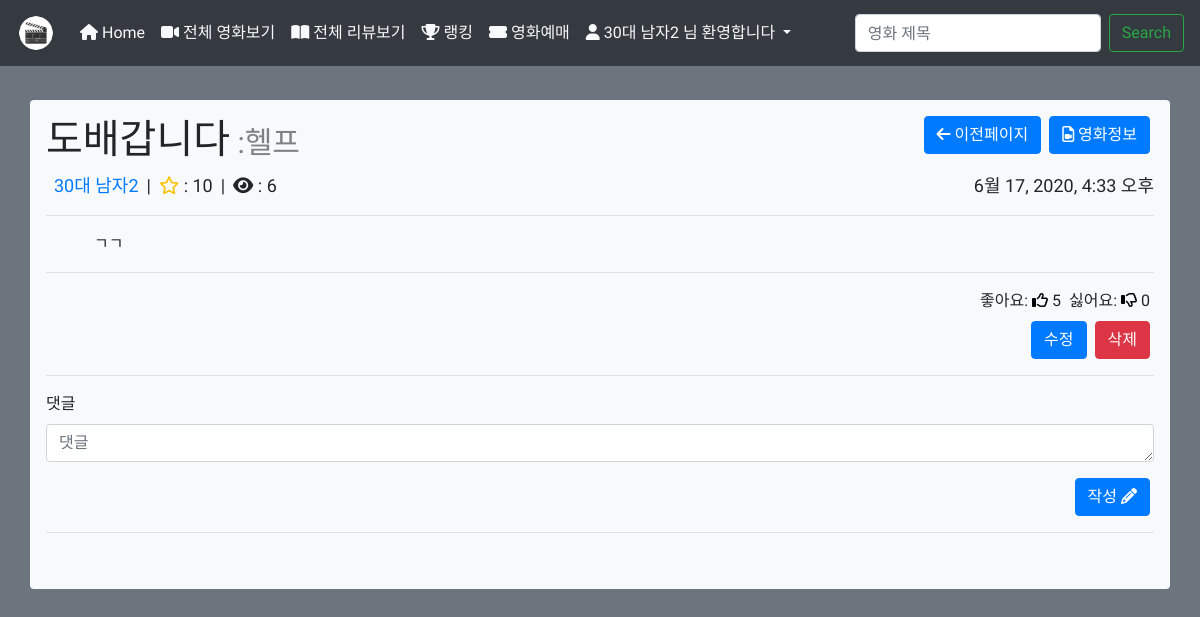
Screenshot of /27/135/ (signed in) with the database file from the repository.
### accounts/models.py (models this page shows)
class User(AbstractUser):
    age = models.IntegerField(default=0)
    rrn = models.IntegerField(default=0)
    sex = models.CharField(max_length=10, default='남')
    followings = models.ManyToManyField(
        settings.AUTH_USER_MODEL,
        related_name='follower'
        )
    followers = models.ManyToManyField(
        settings.AUTH_USER_MODEL,
        related_name='following'
        )
    nickname = models.CharField(max_length=20)

### movies/models.py (models this page shows, shortened)
class Review(models.Model):
    title = models.CharField(max_length=100)
    movie = models.ForeignKey(Movie,
                             on_delete=models.CASCADE)
    rank = models.IntegerField()
    content = models.TextField()
    created_at = models.DateTimeField(auto_now_add=True)
    updated_at = models.DateTimeField(auto_now=True)
    user = models.ForeignKey(settings.AUTH_USER_MODEL,
                             on_delete=models.CASCADE)
    hit = models.PositiveIntegerField(default=0)
    like_users = models.ManyToManyField(settings.AUTH_USER_MODEL,
                            related_name='like_reviews')
    dislike_users = models.ManyToManyField(settings.AUTH_USER_MODEL,
                            related_name='dislike_reviews')
    user_hit_time = models.ManyToManyField(settings.AUTH_USER_MODEL,
                            related_name='hit_time_reviews')

class Movie(models.Model):
    movieNm = models.CharField(max_length=100)
    movieNmEn = models.CharField(max_length=100)
    openDt = models.DateField()
    vote_count = models.IntegerField(default=0)
    vote_tot = models.IntegerField(default=0)
    vote_average = models.FloatField(default=0)
    watchGradeNm = models.IntegerField()
    overview = models.TextField()
    repNationNm = models.ManyToManyField(RepNationNm,
                            related_name='repNationNm_movie')
    poster_path = models.CharField(max_length=100)
    backdrop_path1 = models.CharField(max_length=100)
    backdrop_path2 = models.CharField(max_length=100)
    backdrop_path3 = models.CharField(max_length=100)
    genres = models.ManyToManyField(Genre,
                            related_name='genre_movie')
    like_users = models.ManyToManyField(settings.AUTH_USER_MODEL,
                            related_name='like_movies')

### movies/views.py (the view)
# urls.py: path('<int:movie_pk>/<int:review_pk>/', views.review_detail, name='review_detail'),
@login_required
def review_detail(request, movie_pk, review_pk):
    review = get_object_or_404(Review, pk=review_pk)
    movie = get_object_or_404(Movie, pk=movie_pk)
    comment_form = CommentForm()
    reply_form = ReplyForm()
    if Uservisitedreview.objects.all().filter(user=request.user).filter(review=review).exists():
        uservisitedreview = Uservisitedreview.objects.all().filter(user=request.user).filter(review=review)[0]
        if time.time() - uservisitedreview.visited_time > 86400:
            uservisitedreview.visited_time = int(time.time())
            uservisitedreview.save()
            review.hit += 1
            review.save()
            if Reviewhistory.objects.all().count() >= 1000:
                Reviewhistory.objects.all().order_by('pk')[0].delete()
            form = ReviewhistoryForm(request.POST)
            new_reviewhistory = form.save(commit=False)
            new_reviewhistory.review = review
            new_reviewhistory.save()
    else:
        form = UservisitedreviewForm(request.POST)
        uservisitedreview = form.save(commit=False)
        uservisitedreview.user = request.user
        uservisitedreview.review = review
        uservisitedreview.visited_time = int(time.time())
        uservisitedreview.save()
        review.hit += 1
        review.save()
        if Reviewhistory.objects.all().count() >= 1000:
            Reviewhistory.objects.all().order_by('pk')[0].delete()
        form = ReviewhistoryForm(request.POST)
        new_reviewhistory = form.save(commit=False)
        new_reviewhistory.review = review
        new_reviewhistory.save()
    comments = Comment.objects.order_by('-pk').filter(review=review)
    paginator = Paginator(comments, 9)
    page_number = request.GET.get('page')
    page_obj = paginator.get_page(page_number)
    bestCommentList = []
    for comment in comments:
        bestCommentList.append((comment.like_users.count(), comment.dislike_users.count(), review))
    bestCommentList.sort(reverse=True, key = lambda x: x[0])
    bestComments = []
    for sample in bestCommentList:
        if sample[0]:
            if (sample[0] / (sample[0] + sample[1])) > 0.8:
                bestComments.append(sample[2])
        if len(bestComments) >= 3:
            break
    context = {
        'review':review,
        'comments':comments,
        'page_obj':page_obj,
        'movie':movie,
        'movie_id':movie.id,
        'comment_form': comment_form,
        'reply_form': reply_form,
        'bestComments':bestComments,
    }
    return render(request, 'movies/review_detail.html', context)

### movies/forms.py
class CommentForm(forms.ModelForm):
    content = forms.CharField(
                widget=forms.Textarea(
                        attrs={
                            'rows': 1,
                            'cols': 50,
                        }
                    ),
                label='댓글',
            )
    class Meta:
        model = Comment
        exclude = ['user', 'review', 'like_users', 'dislike_users']

class ReplyForm(forms.ModelForm):
    content = forms.CharField(
                widget=forms.Textarea(
                        attrs={
                            'rows': 1,
                            'cols': 60,
                        }
                    ),
                label='답글',
            )
    class Meta:
        model = Reply
        exclude = ['user', 'comment', 'like_users', 'dislike_users']

### movies/templates/movies/review_detail.html (shortened to what this page needs)
{% extends 'base.html' %}
{% load bootstrap4 %}
{% load bootstrap_pagination %}
{% block body %}
<div class="d-flex justify-content-between">
<h1>{{review.title}}<span style="font-size: 30px; color:gray;"> :{{ movie.movieNm }}</span></h1>
<div class="d-flex">
<button class="btn btn-primary mx-1" style="height: 38px;" onclick="goBack()"><i class="fas fa-arrow-left"></i> 이전페이지</button>
<a class="btn btn-primary mx-1" style="height: 38px;" href="{% url 'movies:movie_detail' movie.pk %}" role="button"><i class="far fa-file-video"></i> 영화정보</a>
</div>
</div>
  <ul class="p-0 d-flex flex-row justify-content-between" style="list-style:none; font-size: large;">
    <div class="d-flex flex-row">
    <li class="mx-2"><a href="{% url 'accounts:detail' review.user.pk %}">{{review.user.nickname}}</a></li>
    <li> | </li>
    <li class="mx-2"><i class="far fa-star text-warning" title="평점"></i> :  {{review.rank}}</li>
    <li> | </li>
    <li class="mx-2"><i class="fas fa-eye" title="조회 수"></i> :  {{review.hit}}</li>
    </div>
    <div>
    <li class="ml-1">{{review.created_at}}</li>
    </div>
  </ul>
<hr>
<p class="mx-5">{{review.content}}</p>
<hr>
<div class="d-flex justify-content-end">
<div class="mx-1">
  좋아요:
  {% if request.user in review.like_users.all %}
    <i class="fas fa-thumbs-up like-button" style="color:blue" data-id='{{ review.id }}'></i>
  {% else %}
    <i class="far fa-thumbs-up like-button" style="color:black" data-id='{{ review.id }}'></i>
  {% endif %}
<span class="like-count-{{review.id}}">{{ review.like_users.count }}</span>
</div>
<div class="mx-1">
  싫어요:
  {% if request.user in review.dislike_users.all %}
    <i class="fas fa-thumbs-down dislike-button" style="color:red;" data-id='{{ review.id }}'></i>
  {% else %}
    <i class="far fa-thumbs-down dislike-button" style="color:black;" data-id='{{ review.id }}'></i>
  {% endif %}
  <span class="dislike-count-{{review.id}}">{{ review.dislike_users.count }}</span>
</div>
</div>
{% if review.user == request.user %}
    <div class="d-flex justify-content-end mt-2">
      <a href="{% url 'movies:review_update' movie.pk review.pk %}"><button class="btn btn-primary mr-1">수정</button></a>
      <form action="{% url 'movies:review_delete' review.movie.pk review.pk %}" method="POST">
      <button type="button" class="btn btn-danger mx-1" data-toggle="modal" data-target="#exampleModal">
        삭제
      </button>
    </div>
{% endif %}
<hr>
<form action="{% url 'movies:comment_create' movie.pk review.pk %}" method="POST">
    {% bootstrap_form comment_form %}
    <div class="d-flex justify-content-end">
    <button class="btn btn-primary mx-1">작성 <i class="fas fa-pencil-alt"></i></button>
    </div>
</form>
<hr>
<br>
{% endblock %}

### templates/base.html (shortened to what this page needs)
<!DOCTYPE html>
{% load static %}
{% load bootstrap4 %}
<html lang="ko">
<head>
    {% bootstrap_css %}
</head>
<body class='bg-secondary'>
  <nav class="navbar navbar-expand-lg navbar-light bg-dark fixed-top">
    <a class="navbar-brand text-light" href="{% url 'movies:index' %}"><img src="/static/images/logo.png" style="height:40px" class="rounded"></a>
    <div class="collapse navbar-collapse" id="navbarSupportedContent">
      <ul class="navbar-nav mr-auto">
        <li class="nav-item active">
          <a class="nav-link text-light" href="{% url 'movies:index' %}"><i class="fas fa-home"></i>&nbsp;Home<span class="sr-only">(current)</span></a>
        </li>
        <li class="nav-item active">
          <a class="nav-link text-light" href="{% url 'movies:movie_list' %}"><i class="fas fa-video"></i>&nbsp;전체 영화보기</a>
        </li>
        <li class="nav-item active">
          <a class="nav-link text-light" href="{% url 'movies:review_list' %}"><i class="fas fa-book-open"></i>&nbsp;전체 리뷰보기</a>
        </li>
        <li class="nav-item active">
          <a class="nav-link text-light" href="{% url 'movies:rank' %}"><i class="fas fa-trophy"></i> 랭킹</a>
        </li>
        <li class="nav-item active">
          <a class="nav-link text-light" href="http://ticket.movie.naver.com/Ticket/Reserve.aspx"><i class="fas fa-ticket-alt"></i>&nbsp;영화예매</a>
        </li>
        {% if request.user.is_authenticated %}
        <li class="nav-item dropdown">
          <a class="nav-link dropdown-toggle active text-light" href="#" id="navbarDropdown" role="button" data-toggle="dropdown" aria-haspopup="true" aria-expanded="false">
            <i class="fas fa-user"></i>&nbsp;{{ request.user.nickname }} 님 환영합니다
          </a>
        </li>
        {% endif %}
      </ul>
      <form class="form-inline my-2 my-lg-0" action="{% url 'movies:search' %}" method="GET" autocomplete="off">
        <input class="form-control mr-sm-2" type="search" placeholder="영화 제목" aria-label="Search" name="search">
        <button class="btn btn-outline-success my-2 my-sm-0" type="submit">Search</button>
      </form>
    </div>
  </nav>
  <div class="container bg-light p-3 rounded" style="margin-top: 100px;">
      {% block body %}
      {% endblock %}
  </div>
</body>
</html>

### templates/base.html (style rules this page uses)
body { font-family: 'Jua', sans-serif; }

### rows the page displays
User: user.nickname "30대 남자2"
Review: title "도배갑니다", user.nickname "30대 남자2", rank "10", hit "6", created_at "6월 17, 2020, 4:33 오후", content "ㄱㄱ", like_users.count "5", dislike_users.count "0"
Movie: movieNm "헬프"
